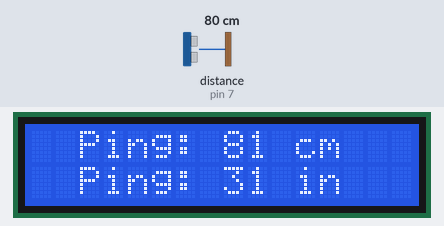
Simulated run of this sketch. Board: Arduino Uno, built with avr-gcc and run on an emulated ATmega328P. Parts: 16×2 character LCD. The inputs (shaded band) are chosen by the test bench; at power-on: distance to the obstacle (sensor on pin 7) 80 cm. The echo pulse lasts 58.3 µs per cm.

Above: at 1.2 s.
1.3 s: distance to the obstacle (sensor on pin 7) set to 2 cm
At 2.2 s:
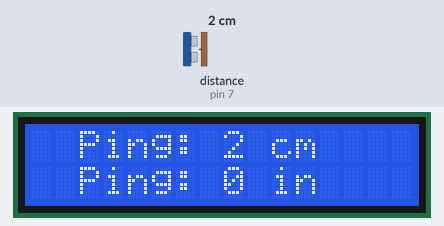
3.1 s: distance to the obstacle (sensor on pin 7) set to 4 cm
At 4.1 s:
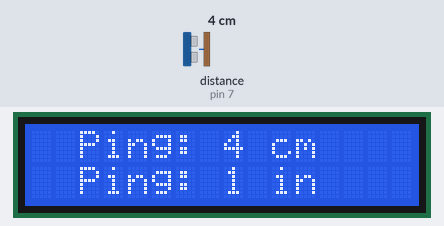
4.6 s: distance to the obstacle (sensor on pin 7) set to 9 cm
At 6.1 s:
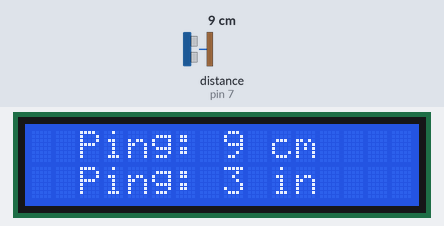
Timing chart, 0 to 7.6 s (numbered marks = the images above; inputs shaded):
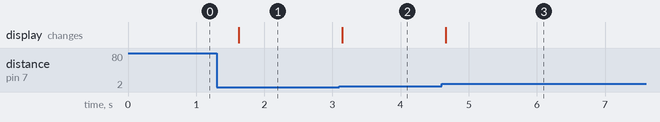

Measured:
- after the input at 1.3 s, the display: changes after 0.32 s (image 1)
- after the input at 3.1 s, the display: changes at once (image 2)
- after the input at 4.6 s, the display: changes after 0.07 s (image 3)

The sketch:

lcd.ino
```cpp
#include <NewPing.h>

#include <LiquidCrystal.h>
#define ECHO_PIN 7 //Defining pins
#define TRIG_PIN 6
#define MAX_DIST 300
NewPing sonar(TRIG_PIN, ECHO_PIN, MAX_DIST); //Defining newping object (The HC-SR04)

// initialize the library with the numbers of the interface pins
LiquidCrystal lcd(10, 9, 5, 4, 3, 2);

void setup() {
   lcd.clear(); //Clear screen
  // set up the LCD's number of columns and rows:
  lcd.begin(16, 2);
  // Print a message to the LCD.
  lcd.print("hello, world!");
}

void loop() {
  unsigned int uS1 = sonar.ping_in(); //Ping in inches
  unsigned int uS2 = sonar.ping_cm(); // Ping in cm
  lcd.clear(); //Clearing screen
  lcd.setCursor(2,0); //Setting cursor
  lcd.print("Ping: "); //Printing text
  lcd.print(uS2);
  lcd.print(" cm");
  lcd.setCursor(2,1);
  lcd.print("Ping: ");
  lcd.print(uS1);
  lcd.print(" in");
  lcd.setCursor(1,0);
  delay(500); //Change this to the update time you want, I just used 1000 ms
}
```
